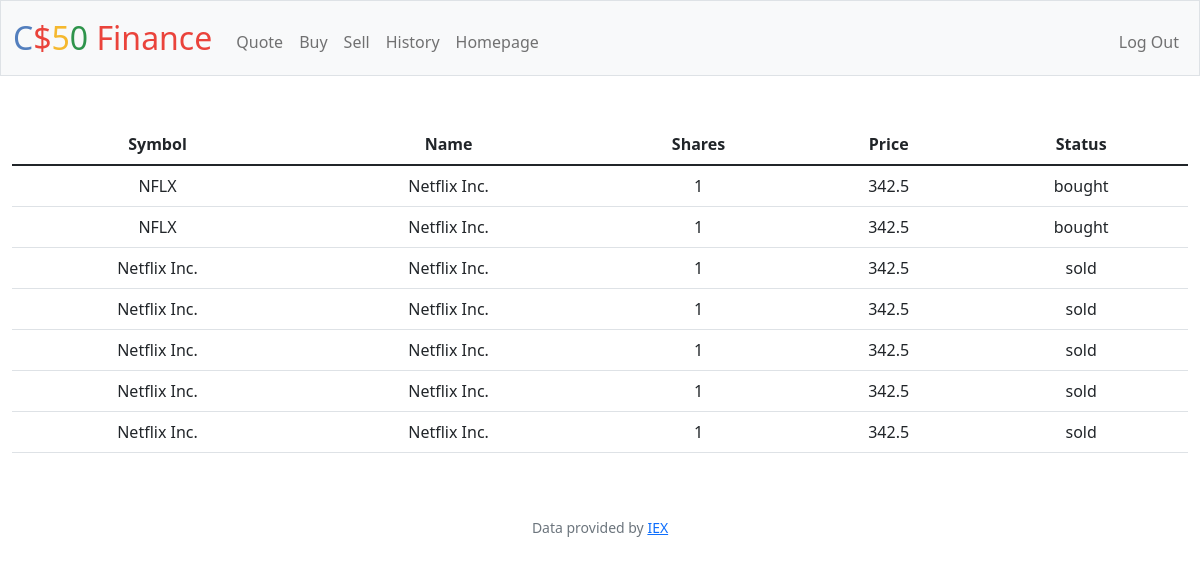
The app's page /history (signed in) with its own data.
### tables this page shows
CREATE TABLE history (symbol TEXT NOT NULL, name TEXT NOT NULL, number INTEGER NOT NULL, price INTEGER NOT NULL, status TEXT NOT NULL, person_id INTEGER NOT NULL, FOREIGN KEY(person_id) REFERENCES users(id));

### app.py (the view)
@app.route("/history")
@login_required
def history():
    hist_table = db.execute("SELECT * FROM history WHERE person_id = (?)", session["user_id"])
    return render_template("history.html", hist_table= hist_table)

### app.py (called while the page is built)
@app.after_request
def after_request(response):
    response.headers["Cache-Control"] = "no-cache, no-store, must-revalidate"
    response.headers["Expires"] = 0
    response.headers["Pragma"] = "no-cache"
    return response

### helpers.py (called while the page is built)
def login_required(f):
    @wraps(f)
    def decorated_function(*args, **kwargs):
        if session.get("user_id") is None:
            return redirect("/login")
        return f(*args, **kwargs)
    return decorated_function

### templates/history.html (shortened to what this page needs)
{% extends "layout.html" %}
{% block main %}
<table class="table">
    <thead >
        <tr>
            <th> Symbol</td>
            <th> Name</td>
            <th> Shares</td>
            <th> Price</td>
            <th> Status</th>
        </tr>
    </thead>
    <tbody>
        {% for data in hist_table %}
        <tr>
            <td> {{ data["symbol"] }}</td>
            <td> {{ data["name"] }}</td>
            <td> {{ data["number"] }}</td>
            <td> {{ data["price"]}} </td>
            <td> {{ data["status"]}} </td>
        </tr>
        {% endfor %}
    </tbody>
</table>
{% endblock %}

### templates/layout.html (shortened to what this page needs)
<!DOCTYPE html>
<html lang="en">
    <head>
        <link href="https://cdn.jsdelivr.net/npm/bootstrap@5.1.3/dist/css/bootstrap.min.css" rel="stylesheet">
        <link href="/static/styles.css" rel="stylesheet">
    </head>
    <body>
        <nav class="bg-light border navbar navbar-expand-md navbar-light">
            <div class="container-fluid">
                <a class="navbar-brand" href="/"><span class="blue">C</span><span class="red">$</span><span class="yellow">5</span><span class="green">0</span> <span class="red">Finance</span></a>
                <div class="collapse navbar-collapse" id="navbar">
                    {% if session["user_id"] %}
                        <ul class="navbar-nav me-auto mt-2">
                            <li class="nav-item"><a class="nav-link" href="/quote">Quote</a></li>
                            <li class="nav-item"><a class="nav-link" href="/buy">Buy</a></li>
                            <li class="nav-item"><a class="nav-link" href="/sell">Sell</a></li>
                            <li class="nav-item"><a class="nav-link" href="/history">History</a></li>
                            <li class="nav-item"><a class="nav-link" href="/">Homepage</a></li>
                        </ul>
                        <ul class="navbar-nav ms-auto mt-2">
                            <li class="nav-item"><a class="nav-link" href="/logout">Log Out</a></li>
                        </ul>
                    {% else %}
                        <ul class="navbar-nav ms-auto mt-2">
                            <li class="nav-item"><a class="nav-link" href="/register">Register</a></li>
                            <li class="nav-item"><a class="nav-link" href="/login">Log In</a></li>
                        </ul>
                    {% endif %}
                </div>
            </div>
        </nav>
        <main class="container-fluid py-5 text-center">
            {% block main %}{% endblock %}
        </main>
        <footer class="mb-5 small text-center text-muted">
            Data provided by <a href="https://iexcloud.io/">IEX</a>
        </footer>
    </body>
</html>

### static/styles.css (style rules this page uses)
nav .navbar-brand { font-size: xx-large; }
nav .navbar-brand .blue { color: #537fbe; }
nav .navbar-brand .red { color: #ea433b; }
nav .navbar-brand .yellow { color: #f5b82e; }
nav .navbar-brand .green { color: #2e944b; }

### records on screen
history: symbol "NFLX", name "Netflix Inc.", number "1", price "342.5", status "bought"
history: symbol "NFLX", name "Netflix Inc.", number "1", price "342.5", status "bought"
history: symbol "Netflix Inc.", name "Netflix Inc.", number "1", price "342.5", status "sold"
history: symbol "Netflix Inc.", name "Netflix Inc.", number "1", price "342.5", status "sold"
history: symbol "Netflix Inc.", name "Netflix Inc.", number "1", price "342.5", status "sold"
history: symbol "Netflix Inc.", name "Netflix Inc.", number "1", price "342.5", status "sold"
history: symbol "Netflix Inc.", name "Netflix Inc.", number "1", price "342.5", status "sold"
